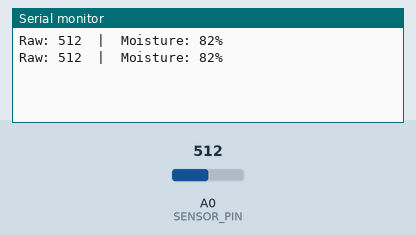
Simulated run of this sketch. Board: Arduino Uno, built with avr-gcc and run on an emulated ATmega328P. Shown: the last lines printed to the serial monitor. The test bench sets the inputs (shaded band); at power-on: A0 (SENSOR_PIN) = 512.

Above: at 1.8 s.
1.9 s: A0 (SENSOR_PIN) set to 716
At 2.7 s:
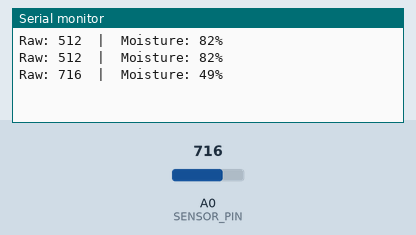
3.4 s: A0 (SENSOR_PIN) set to 900
At 4.8 s:
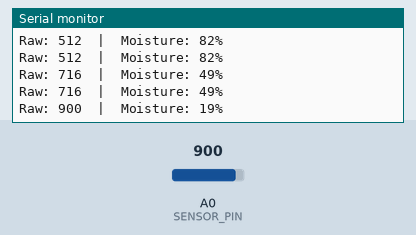
Timing chart, 0 to 6.4 s (numbered marks = the images above; inputs shaded):
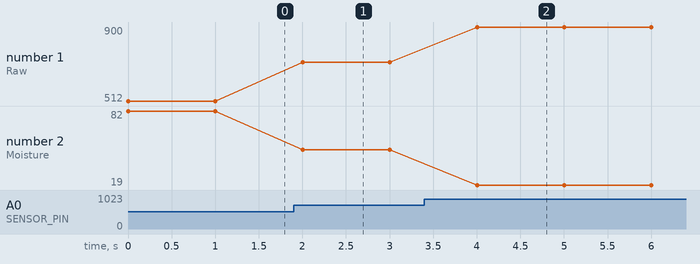

Measured:
- after the input at 1.9 s, the serial monitor: prints a new line after 0.10 s (image 1)
- after the input at 3.4 s, the serial monitor: prints a new line after 0.60 s (image 2)
- plotted number 1: 512 → 716 after the input at 1.9 s, 716 → 900 after the input at 3.4 s
- plotted number 2: 82 → 49 after the input at 1.9 s, 49 → 19 after the input at 3.4 s

The sketch:

MoistSensor.ino
```cpp
// SEN0114 - DFRobot Gravity Analog Soil Moisture Sensor
// Wiring: VCC -> 5V, GND -> GND, Signal (A0/AO) -> A0

const int SENSOR_PIN = A0;

// Typical calibration values (adjust after testing your own sensor):
// ~ dry air / out of soil  -> near 1023 (or a bit lower, e.g. 900-1023)
// ~ fully submerged in water -> around 300-500
const int AIR_VALUE = 1023;
const int WATER_VALUE = 400;

void setup() {
  Serial.begin(9600);
  pinMode(SENSOR_PIN, INPUT);
}

void loop() {
  int rawValue = analogRead(SENSOR_PIN);

  // Map raw reading to a 0-100% moisture scale
  int moisturePercent = map(rawValue, AIR_VALUE, WATER_VALUE, 0, 100);
  moisturePercent = constrain(moisturePercent, 0, 100);

  Serial.print("Raw: ");
  Serial.print(rawValue);
  Serial.print("  |  Moisture: ");
  Serial.print(moisturePercent);
  Serial.println("%");

  delay(1000);
}
```
